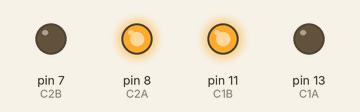
The sketch below on a simulated Arduino Uno, built with avr-gcc and run on an emulated ATmega328P. On the bench: output pins drawn as LEDs (lit = HIGH).

Above: at 0.1 s.
Timing chart, 0 to 1.6 s (numbered marks = the images above):
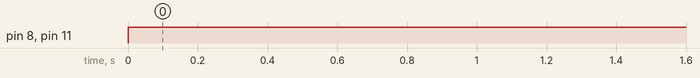

Measured:
- by itself, pin 8 (C2A), pin 11 (C1B): LOW → HIGH at 0.00 s

The sketch:

MOTOR-turn_right.ino
```cpp
#define C1A 13
#define C1B 11
#define C2A 8
#define C2B 7
void setup() {
  pinMode(C1A,OUTPUT);
  pinMode(C1B,OUTPUT);
  pinMode(C2A,OUTPUT);
  pinMode(C2B,OUTPUT);
}
void loop(){
  //Turn Right
digitalWrite(C1A, LOW);
digitalWrite(C1B, HIGH);
digitalWrite(C2A, HIGH);
digitalWrite(C2B, LOW);
}
```
